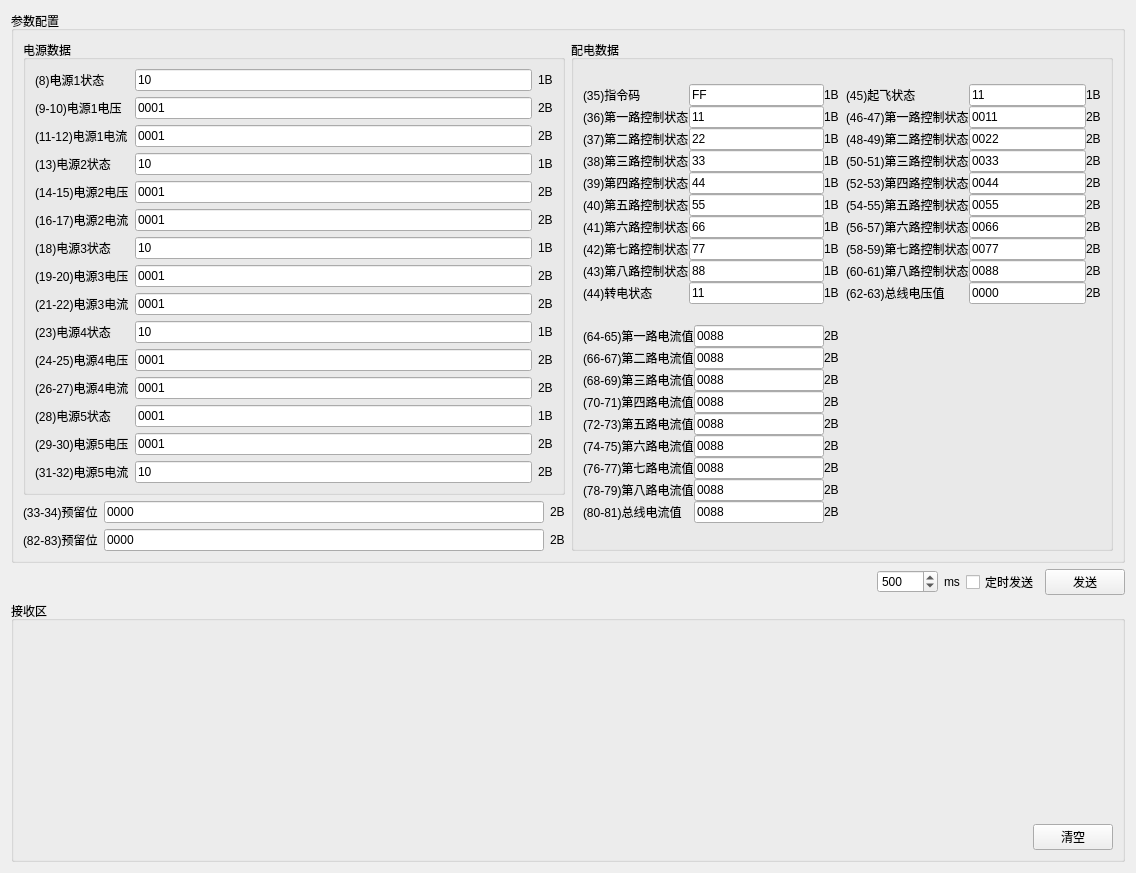
<?xml version="1.0" encoding="UTF-8"?>
<ui version="4.0">
 <class>TTCFrontComputerForm</class>
 <widget class="QWidget" name="TTCFrontComputerForm">
  <property name="geometry">
   <rect>
    <x>0</x>
    <y>0</y>
    <width>1136</width>
    <height>873</height>
   </rect>
  </property>
  <property name="windowTitle">
   <string>Form</string>
  </property>
  <layout class="QVBoxLayout" name="verticalLayout">
   <item>
    <widget class="QGroupBox" name="groupBox">
     <property name="title">
      <string>参数配置</string>
     </property>
     <layout class="QHBoxLayout" name="horizontalLayout_4">
      <item>
       <layout class="QVBoxLayout" name="verticalLayout_2">
        <item>
         <widget class="QGroupBox" name="groupBox_2">
          <property name="title">
           <string>电源数据</string>
          </property>
          <layout class="QGridLayout" name="gridLayout">
           <item row="0" column="0">
            <widget class="QLabel" name="label_3">
             <property name="text">
              <string>(8)电源1状态</string>
             </property>
            </widget>
           </item>
           <item row="0" column="1">
            <widget class="QLineEdit" name="lineEditNum_1">
             <property name="text">
              <string>10</string>
             </property>
            </widget>
           </item>
           <item row="0" column="2">
            <widget class="QLabel" name="label_4">
             <property name="text">
              <string>1B</string>
             </property>
            </widget>
           </item>
           <item row="1" column="0">
            <widget class="QLabel" name="label_6">
             <property name="text">
              <string>(9-10)电源1电压</string>
             </property>
            </widget>
           </item>
           <item row="1" column="1">
            <widget class="QLineEdit" name="lineEditNum_2">
             <property name="text">
              <string>0001</string>
             </property>
            </widget>
           </item>
           <item row="1" column="2">
            <widget class="QLabel" name="label_5">
             <property name="text">
              <string>2B</string>
             </property>
            </widget>
           </item>
           <item row="2" column="0">
            <widget class="QLabel" name="label_7">
             <property name="text">
              <string>(11-12)电源1电流</string>
             </property>
            </widget>
           </item>
           <item row="2" column="1">
            <widget class="QLineEdit" name="lineEditNum_3">
             <property name="text">
              <string>0001</string>
             </property>
            </widget>
           </item>
           <item row="2" column="2">
            <widget class="QLabel" name="label_8">
             <property name="text">
              <string>2B</string>
             </property>
            </widget>
           </item>
           <item row="3" column="0">
            <widget class="QLabel" name="label_9">
             <property name="text">
              <string>(13)电源2状态</string>
             </property>
            </widget>
           </item>
           <item row="3" column="1">
            <widget class="QLineEdit" name="lineEditNum_4">
             <property name="text">
              <string>10</string>
             </property>
            </widget>
           </item>
           <item row="3" column="2">
            <widget class="QLabel" name="label_10">
             <property name="text">
              <string>1B</string>
             </property>
            </widget>
           </item>
           <item row="4" column="0">
            <widget class="QLabel" name="label_11">
             <property name="text">
              <string>(14-15)电源2电压</string>
             </property>
            </widget>
           </item>
           <item row="4" column="1">
            <widget class="QLineEdit" name="lineEditNum_5">
             <property name="text">
              <string>0001</string>
             </property>
            </widget>
           </item>
           <item row="4" column="2">
            <widget class="QLabel" name="label_12">
             <property name="text">
              <string>2B</string>
             </property>
            </widget>
           </item>
           <item row="5" column="0">
            <widget class="QLabel" name="label_13">
             <property name="text">
              <string>(16-17)电源2电流</string>
             </property>
            </widget>
           </item>
           <item row="5" column="1">
            <widget class="QLineEdit" name="lineEditNum_6">
             <property name="text">
              <string>0001</string>
             </property>
            </widget>
           </item>
           <item row="5" column="2">
            <widget class="QLabel" name="label_14">
             <property name="text">
              <string>2B</string>
             </property>
            </widget>
           </item>
           <item row="6" column="0">
            <widget class="QLabel" name="label_15">
             <property name="text">
              <string>(18)电源3状态</string>
             </property>
            </widget>
           </item>
           <item row="6" column="1">
            <widget class="QLineEdit" name="lineEditNum_7">
             <property name="text">
              <string>10</string>
             </property>
            </widget>
           </item>
           <item row="6" column="2">
            <widget class="QLabel" name="label_16">
             <property name="text">
              <string>1B</string>
             </property>
            </widget>
           </item>
           <item row="7" column="0">
            <widget class="QLabel" name="label_17">
             <property name="text">
              <string>(19-20)电源3电压</string>
             </property>
            </widget>
           </item>
           <item row="7" column="1">
            <widget class="QLineEdit" name="lineEditNum_8">
             <property name="text">
              <string>0001</string>
             </property>
            </widget>
           </item>
           <item row="7" column="2">
            <widget class="QLabel" name="label_18">
             <property name="text">
              <string>2B</string>
             </property>
            </widget>
           </item>
           <item row="8" column="0">
            <widget class="QLabel" name="label_19">
             <property name="text">
              <string>(21-22)电源3电流</string>
             </property>
            </widget>
           </item>
           <item row="8" column="1">
            <widget class="QLineEdit" name="lineEditNum_9">
             <property name="text">
              <string>0001</string>
             </property>
            </widget>
           </item>
           <item row="8" column="2">
            <widget class="QLabel" name="label_20">
             <property name="text">
              <string>2B</string>
             </property>
            </widget>
           </item>
           <item row="9" column="0">
            <widget class="QLabel" name="label_21">
             <property name="text">
              <string>(23)电源4状态</string>
             </property>
            </widget>
           </item>
           <item row="9" column="1">
            <widget class="QLineEdit" name="lineEditNum_10">
             <property name="text">
              <string>10</string>
             </property>
            </widget>
           </item>
           <item row="9" column="2">
            <widget class="QLabel" name="label_22">
             <property name="text">
              <string>1B</string>
             </property>
            </widget>
           </item>
           <item row="10" column="0">
            <widget class="QLabel" name="label_23">
             <property name="text">
              <string>(24-25)电源4电压</string>
             </property>
            </widget>
           </item>
           <item row="10" column="1">
            <widget class="QLineEdit" name="lineEditNum_11">
             <property name="text">
              <string>0001</string>
             </property>
            </widget>
           </item>
           <item row="10" column="2">
            <widget class="QLabel" name="label_24">
             <property name="text">
              <string>2B</string>
             </property>
            </widget>
           </item>
           <item row="11" column="0">
            <widget class="QLabel" name="label_25">
             <property name="text">
              <string>(26-27)电源4电流</string>
             </property>
            </widget>
           </item>
           <item row="11" column="1">
            <widget class="QLineEdit" name="lineEditNum_12">
             <property name="text">
              <string>0001</string>
             </property>
            </widget>
           </item>
           <item row="11" column="2">
            <widget class="QLabel" name="label_26">
             <property name="text">
              <string>2B</string>
             </property>
            </widget>
           </item>
           <item row="12" column="0">
            <widget class="QLabel" name="label_27">
             <property name="text">
              <string>(28)电源5状态</string>
             </property>
            </widget>
           </item>
           <item row="12" column="1">
            <widget class="QLineEdit" name="lineEditNum_13">
             <property name="text">
              <string>0001</string>
             </property>
            </widget>
           </item>
           <item row="12" column="2">
            <widget class="QLabel" name="label_32">
             <property name="text">
              <string>1B</string>
             </property>
            </widget>
           </item>
           <item row="13" column="0">
            <widget class="QLabel" name="label_29">
             <property name="text">
              <string>(29-30)电源5电压</string>
             </property>
            </widget>
           </item>
           <item row="13" column="1">
            <widget class="QLineEdit" name="lineEditNum_14">
             <property name="text">
              <string>0001</string>
             </property>
            </widget>
           </item>
           <item row="13" column="2">
            <widget class="QLabel" name="label_31">
             <property name="text">
              <string>2B</string>
             </property>
            </widget>
           </item>
           <item row="14" column="0">
            <widget class="QLabel" name="label_28">
             <property name="text">
              <string>(31-32)电源5电流</string>
             </property>
            </widget>
           </item>
           <item row="14" column="1">
            <widget class="QLineEdit" name="lineEditNum_15">
             <property name="text">
              <string>10</string>
             </property>
            </widget>
           </item>
           <item row="14" column="2">
            <widget class="QLabel" name="label_30">
             <property name="text">
              <string>2B</string>
             </property>
            </widget>
           </item>
          </layout>
         </widget>
        </item>
        <item>
         <layout class="QHBoxLayout" name="horizontalLayout_2">
          <item>
           <widget class="QLabel" name="label_34">
            <property name="text">
             <string>(33-34)预留位</string>
            </property>
           </widget>
          </item>
          <item>
           <widget class="QLineEdit" name="lineEditNum_16">
            <property name="text">
             <string>0000</string>
            </property>
           </widget>
          </item>
          <item>
           <widget class="QLabel" name="label_33">
            <property name="text">
             <string>2B</string>
            </property>
           </widget>
          </item>
         </layout>
        </item>
        <item>
         <layout class="QHBoxLayout" name="horizontalLayout_3">
          <item>
           <widget class="QLabel" name="label_93">
            <property name="text">
             <string>(82-83)预留位</string>
            </property>
           </widget>
          </item>
          <item>
           <widget class="QLineEdit" name="lineEditNum_46">
            <property name="text">
             <string>0000</string>
            </property>
           </widget>
          </item>
          <item>
           <widget class="QLabel" name="label_94">
            <property name="text">
             <string>2B</string>
            </property>
           </widget>
          </item>
         </layout>
        </item>
       </layout>
      </item>
      <item>
       <widget class="QGroupBox" name="groupBox_3">
        <property name="title">
         <string>配电数据</string>
        </property>
        <layout class="QGridLayout" name="gridLayout_5">
         <property name="leftMargin">
          <number>9</number>
         </property>
         <property name="topMargin">
          <number>9</number>
         </property>
         <property name="rightMargin">
          <number>9</number>
         </property>
         <property name="bottomMargin">
          <number>9</number>
         </property>
         <property name="horizontalSpacing">
          <number>7</number>
         </property>
         <item row="0" column="0">
          <layout class="QGridLayout" name="gridLayout_2">
           <item row="0" column="0">
            <widget class="QLabel" name="label_35">
             <property name="text">
              <string>(35)指令码</string>
             </property>
            </widget>
           </item>
           <item row="0" column="1">
            <widget class="QLineEdit" name="lineEditNum_17">
             <property name="text">
              <string>FF</string>
             </property>
            </widget>
           </item>
           <item row="0" column="2">
            <widget class="QLabel" name="label_36">
             <property name="text">
              <string>1B</string>
             </property>
            </widget>
           </item>
           <item row="1" column="0">
            <widget class="QLabel" name="label_38">
             <property name="text">
              <string>(36)第一路控制状态</string>
             </property>
            </widget>
           </item>
           <item row="1" column="1">
            <widget class="QLineEdit" name="lineEditNum_18">
             <property name="text">
              <string>11</string>
             </property>
            </widget>
           </item>
           <item row="1" column="2">
            <widget class="QLabel" name="label_37">
             <property name="text">
              <string>1B</string>
             </property>
            </widget>
           </item>
           <item row="2" column="0">
            <widget class="QLabel" name="label_40">
             <property name="text">
              <string>(37)第二路控制状态</string>
             </property>
            </widget>
           </item>
           <item row="2" column="1">
            <widget class="QLineEdit" name="lineEditNum_19">
             <property name="text">
              <string>22</string>
             </property>
            </widget>
           </item>
           <item row="2" column="2">
            <widget class="QLabel" name="label_39">
             <property name="text">
              <string>1B</string>
             </property>
            </widget>
           </item>
           <item row="3" column="0">
            <widget class="QLabel" name="label_42">
             <property name="text">
              <string>(38)第三路控制状态</string>
             </property>
            </widget>
           </item>
           <item row="3" column="1">
            <widget class="QLineEdit" name="lineEditNum_20">
             <property name="text">
              <string>33</string>
             </property>
            </widget>
           </item>
           <item row="3" column="2">
            <widget class="QLabel" name="label_41">
             <property name="text">
              <string>1B</string>
             </property>
            </widget>
           </item>
           <item row="4" column="0">
            <widget class="QLabel" name="label_44">
             <property name="text">
              <string>(39)第四路控制状态</string>
             </property>
            </widget>
           </item>
           <item row="4" column="1">
            <widget class="QLineEdit" name="lineEditNum_21">
             <property name="text">
              <string>44</string>
             </property>
            </widget>
           </item>
           <item row="4" column="2">
            <widget class="QLabel" name="label_43">
             <property name="text">
              <string>1B</string>
             </property>
            </widget>
           </item>
           <item row="5" column="0">
            <widget class="QLabel" name="label_46">
             <property name="text">
              <string>(40)第五路控制状态</string>
             </property>
            </widget>
           </item>
           <item row="5" column="1">
            <widget class="QLineEdit" name="lineEditNum_22">
             <property name="text">
              <string>55</string>
             </property>
            </widget>
           </item>
           <item row="5" column="2">
            <widget class="QLabel" name="label_45">
             <property name="text">
              <string>1B</string>
             </property>
            </widget>
           </item>
           <item row="6" column="0">
            <widget class="QLabel" name="label_48">
             <property name="text">
              <string>(41)第六路控制状态</string>
             </property>
            </widget>
           </item>
           <item row="6" column="1">
            <widget class="QLineEdit" name="lineEditNum_23">
             <property name="text">
              <string>66</string>
             </property>
            </widget>
           </item>
           <item row="6" column="2">
            <widget class="QLabel" name="label_47">
             <property name="text">
              <string>1B</string>
             </property>
            </widget>
           </item>
           <item row="7" column="0">
            <widget class="QLabel" name="label_50">
             <property name="text">
              <string>(42)第七路控制状态</string>
             </property>
            </widget>
           </item>
           <item row="7" column="1">
            <widget class="QLineEdit" name="lineEditNum_24">
             <property name="text">
              <string>77</string>
             </property>
            </widget>
           </item>
           <item row="7" column="2">
            <widget class="QLabel" name="label_49">
             <property name="text">
              <string>1B</string>
             </property>
            </widget>
           </item>
           <item row="8" column="0">
            <widget class="QLabel" name="label_52">
             <property name="text">
              <string>(43)第八路控制状态</string>
             </property>
            </widget>
           </item>
           <item row="8" column="1">
            <widget class="QLineEdit" name="lineEditNum_25">
             <property name="text">
              <string>88</string>
             </property>
            </widget>
           </item>
           <item row="8" column="2">
            <widget class="QLabel" name="label_51">
             <property name="text">
              <string>1B</string>
             </property>
            </widget>
           </item>
           <item row="9" column="0">
            <widget class="QLabel" name="label_54">
             <property name="text">
              <string>(44)转电状态</string>
             </property>
            </widget>
           </item>
           <item row="9" column="1">
            <widget class="QLineEdit" name="lineEditNum_26">
             <property name="text">
              <string>11</string>
             </property>
            </widget>
           </item>
           <item row="9" column="2">
            <widget class="QLabel" name="label_53">
             <property name="text">
              <string>1B</string>
             </property>
            </widget>
           </item>
          </layout>
         </item>
         <item row="0" column="1">
          <layout class="QGridLayout" name="gridLayout_3">
           <item row="0" column="0">
            <widget class="QLabel" name="label_56">
             <property name="text">
              <string>(45)起飞状态</string>
             </property>
            </widget>
           </item>
           <item row="0" column="1">
            <widget class="QLineEdit" name="lineEditNum_27">
             <property name="text">
              <string>11</string>
             </property>
            </widget>
           </item>
           <item row="0" column="2">
            <widget class="QLabel" name="label_55">
             <property name="text">
              <string>1B</string>
             </property>
            </widget>
           </item>
           <item row="1" column="0">
            <widget class="QLabel" name="label_59">
             <property name="text">
              <string>(46-47)第一路控制状态</string>
             </property>
            </widget>
           </item>
           <item row="1" column="1">
            <widget class="QLineEdit" name="lineEditNum_28">
             <property name="text">
              <string>0011</string>
             </property>
            </widget>
           </item>
           <item row="1" column="2">
            <widget class="QLabel" name="label_71">
             <property name="text">
              <string>2B</string>
             </property>
            </widget>
           </item>
           <item row="2" column="0">
            <widget class="QLabel" name="label_61">
             <property name="text">
              <string>(48-49)第二路控制状态</string>
             </property>
            </widget>
           </item>
           <item row="2" column="1">
            <widget class="QLineEdit" name="lineEditNum_29">
             <property name="text">
              <string>0022</string>
             </property>
            </widget>
           </item>
           <item row="2" column="2">
            <widget class="QLabel" name="label_58">
             <property name="text">
              <string>2B</string>
             </property>
            </widget>
           </item>
           <item row="3" column="0">
            <widget class="QLabel" name="label_66">
             <property name="text">
              <string>(50-51)第三路控制状态</string>
             </property>
            </widget>
           </item>
           <item row="3" column="1">
            <widget class="QLineEdit" name="lineEditNum_30">
             <property name="text">
              <string>0033</string>
             </property>
            </widget>
           </item>
           <item row="3" column="2">
            <widget class="QLabel" name="label_62">
             <property name="text">
              <string>2B</string>
             </property>
            </widget>
           </item>
           <item row="4" column="0">
            <widget class="QLabel" name="label_60">
             <property name="text">
              <string>(52-53)第四路控制状态</string>
             </property>
            </widget>
           </item>
           <item row="4" column="1">
            <widget class="QLineEdit" name="lineEditNum_31">
             <property name="text">
              <string>0044</string>
             </property>
            </widget>
           </item>
           <item row="4" column="2">
            <widget class="QLabel" name="label_64">
             <property name="text">
              <string>2B</string>
             </property>
            </widget>
           </item>
           <item row="5" column="0">
            <widget class="QLabel" name="label_70">
             <property name="text">
              <string>(54-55)第五路控制状态</string>
             </property>
            </widget>
           </item>
           <item row="5" column="1">
            <widget class="QLineEdit" name="lineEditNum_32">
             <property name="text">
              <string>0055</string>
             </property>
            </widget>
           </item>
           <item row="5" column="2">
            <widget class="QLabel" name="label_65">
             <property name="text">
              <string>2B</string>
             </property>
            </widget>
           </item>
           <item row="6" column="0">
            <widget class="QLabel" name="label_72">
             <property name="text">
              <string>(56-57)第六路控制状态</string>
             </property>
            </widget>
           </item>
           <item row="6" column="1">
            <widget class="QLineEdit" name="lineEditNum_33">
             <property name="text">
              <string>0066</string>
             </property>
            </widget>
           </item>
           <item row="6" column="2">
            <widget class="QLabel" name="label_63">
             <property name="text">
              <string>2B</string>
             </property>
            </widget>
           </item>
           <item row="7" column="0">
            <widget class="QLabel" name="label_57">
             <property name="text">
              <string>(58-59)第七路控制状态</string>
             </property>
            </widget>
           </item>
           <item row="7" column="1">
            <widget class="QLineEdit" name="lineEditNum_34">
             <property name="text">
              <string>0077</string>
             </property>
            </widget>
           </item>
           <item row="7" column="2">
            <widget class="QLabel" name="label_68">
             <property name="text">
              <string>2B</string>
             </property>
            </widget>
           </item>
           <item row="8" column="0">
            <widget class="QLabel" name="label_69">
             <property name="text">
              <string>(60-61)第八路控制状态</string>
             </property>
            </widget>
           </item>
           <item row="8" column="1">
            <widget class="QLineEdit" name="lineEditNum_35">
             <property name="text">
              <string>0088</string>
             </property>
            </widget>
           </item>
           <item row="8" column="2">
            <widget class="QLabel" name="label_67">
             <property name="text">
              <string>2B</string>
             </property>
            </widget>
           </item>
           <item row="9" column="0">
            <widget class="QLabel" name="label_73">
             <property name="text">
              <string>(62-63)总线电压值</string>
             </property>
            </widget>
           </item>
           <item row="9" column="1">
            <widget class="QLineEdit" name="lineEditNum_36">
             <property name="text">
              <string>0000</string>
             </property>
            </widget>
           </item>
           <item row="9" column="2">
            <widget class="QLabel" name="label_74">
             <property name="text">
              <string>2B</string>
             </property>
            </widget>
           </item>
          </layout>
         </item>
         <item row="1" column="0">
          <layout class="QGridLayout" name="gridLayout_4">
           <item row="0" column="0">
            <widget class="QLabel" name="label_75">
             <property name="text">
              <string>(64-65)第一路电流值</string>
             </property>
            </widget>
           </item>
           <item row="0" column="1">
            <widget class="QLineEdit" name="lineEditNum_37">
             <property name="text">
              <string>0088</string>
             </property>
            </widget>
           </item>
           <item row="0" column="2">
            <widget class="QLabel" name="label_76">
             <property name="text">
              <string>2B</string>
             </property>
            </widget>
           </item>
           <item row="1" column="0">
            <widget class="QLabel" name="label_78">
             <property name="text">
              <string>(66-67)第二路电流值</string>
             </property>
            </widget>
           </item>
           <item row="1" column="1">
            <widget class="QLineEdit" name="lineEditNum_38">
             <property name="text">
              <string>0088</string>
             </property>
            </widget>
           </item>
           <item row="1" column="2">
            <widget class="QLabel" name="label_77">
             <property name="text">
              <string>2B</string>
             </property>
            </widget>
           </item>
           <item row="2" column="0">
            <widget class="QLabel" name="label_80">
             <property name="text">
              <string>(68-69)第三路电流值</string>
             </property>
            </widget>
           </item>
           <item row="2" column="1">
            <widget class="QLineEdit" name="lineEditNum_39">
             <property name="text">
              <string>0088</string>
             </property>
            </widget>
           </item>
           <item row="2" column="2">
            <widget class="QLabel" name="label_79">
             <property name="text">
              <string>2B</string>
             </property>
            </widget>
           </item>
           <item row="3" column="0">
            <widget class="QLabel" name="label_82">
             <property name="text">
              <string>(70-71)第四路电流值</string>
             </property>
            </widget>
           </item>
           <item row="3" column="1">
            <widget class="QLineEdit" name="lineEditNum_40">
             <property name="text">
              <string>0088</string>
             </property>
            </widget>
           </item>
           <item row="3" column="2">
            <widget class="QLabel" name="label_81">
             <property name="text">
              <string>2B</string>
             </property>
            </widget>
           </item>
           <item row="4" column="0">
            <widget class="QLabel" name="label_84">
             <property name="text">
              <string>(72-73)第五路电流值</string>
             </property>
            </widget>
           </item>
           <item row="4" column="1">
            <widget class="QLineEdit" name="lineEditNum_41">
             <property name="text">
              <string>0088</string>
             </property>
            </widget>
           </item>
           <item row="4" column="2">
            <widget class="QLabel" name="label_83">
             <property name="text">
              <string>2B</string>
             </property>
            </widget>
           </item>
           <item row="5" column="0">
            <widget class="QLabel" name="label_86">
             <property name="text">
              <string>(74-75)第六路电流值</string>
             </property>
            </widget>
           </item>
           <item row="5" column="1">
            <widget class="QLineEdit" name="lineEditNum_42">
             <property name="text">
              <string>0088</string>
             </property>
            </widget>
           </item>
           <item row="5" column="2">
            <widget class="QLabel" name="label_85">
             <property name="text">
              <string>2B</string>
             </property>
            </widget>
           </item>
           <item row="6" column="0">
            <widget class="QLabel" name="label_88">
             <property name="text">
              <string>(76-77)第七路电流值</string>
             </property>
            </widget>
           </item>
           <item row="6" column="1">
            <widget class="QLineEdit" name="lineEditNum_43">
             <property name="text">
              <string>0088</string>
             </property>
            </widget>
           </item>
           <item row="6" column="2">
            <widget class="QLabel" name="label_87">
             <property name="text">
              <string>2B</string>
             </property>
            </widget>
           </item>
           <item row="7" column="0">
            <widget class="QLabel" name="label_90">
             <property name="text">
              <string>(78-79)第八路电流值</string>
             </property>
            </widget>
           </item>
           <item row="7" column="1">
            <widget class="QLineEdit" name="lineEditNum_44">
             <property name="text">
              <string>0088</string>
             </property>
            </widget>
           </item>
           <item row="7" column="2">
            <widget class="QLabel" name="label_89">
             <property name="text">
              <string>2B</string>
             </property>
            </widget>
           </item>
           <item row="8" column="0">
            <widget class="QLabel" name="label_92">
             <property name="text">
              <string>(80-81)总线电流值</string>
             </property>
            </widget>
           </item>
           <item row="8" column="1">
            <widget class="QLineEdit" name="lineEditNum_45">
             <property name="text">
              <string>0088</string>
             </property>
            </widget>
           </item>
           <item row="8" column="2">
            <widget class="QLabel" name="label_91">
             <property name="text">
              <string>2B</string>
             </property>
            </widget>
           </item>
          </layout>
         </item>
        </layout>
       </widget>
      </item>
     </layout>
    </widget>
   </item>
   <item>
    <layout class="QHBoxLayout" name="horizontalLayout">
     <item>
      <spacer name="horizontalSpacer">
       <property name="orientation">
        <enum>Qt::Horizontal</enum>
       </property>
       <property name="sizeHint" stdset="0">
        <size>
         <width>40</width>
         <height>20</height>
        </size>
       </property>
      </spacer>
     </item>
     <item>
      <layout class="QHBoxLayout" name="horizontalLayout_6">
       <item>
        <widget class="QSpinBox" name="spinBox">
         <property name="minimum">
          <number>20</number>
         </property>
         <property name="maximum">
          <number>99999</number>
         </property>
         <property name="value">
          <number>500</number>
         </property>
        </widget>
       </item>
       <item>
        <widget class="QLabel" name="label_95">
         <property name="text">
          <string>ms</string>
         </property>
        </widget>
       </item>
       <item>
        <widget class="QCheckBox" name="checkBox_send">
         <property name="text">
          <string>定时发送</string>
         </property>
        </widget>
       </item>
      </layout>
     </item>
     <item>
      <widget class="QPushButton" name="pBtnSend">
       <property name="text">
        <string>发送</string>
       </property>
      </widget>
     </item>
    </layout>
   </item>
   <item>
    <widget class="QGroupBox" name="groupBox_4">
     <property name="title">
      <string>接收区</string>
     </property>
     <layout class="QVBoxLayout" name="verticalLayout_3" stretch="1,0">
      <item>
       <widget class="QLabel" name="labelRecv">
        <property name="text">
         <string/>
        </property>
       </widget>
      </item>
      <item>
       <layout class="QHBoxLayout" name="horizontalLayout_5">
        <item>
         <spacer name="horizontalSpacer_2">
          <property name="orientation">
           <enum>Qt::Horizontal</enum>
          </property>
          <property name="sizeHint" stdset="0">
           <size>
            <width>40</width>
            <height>20</height>
           </size>
          </property>
         </spacer>
        </item>
        <item>
         <widget class="QPushButton" name="pBtnClear">
          <property name="text">
           <string>清空</string>
          </property>
         </widget>
        </item>
       </layout>
      </item>
     </layout>
    </widget>
   </item>
  </layout>
 </widget>
 <resources/>
 <connections/>
</ui>
